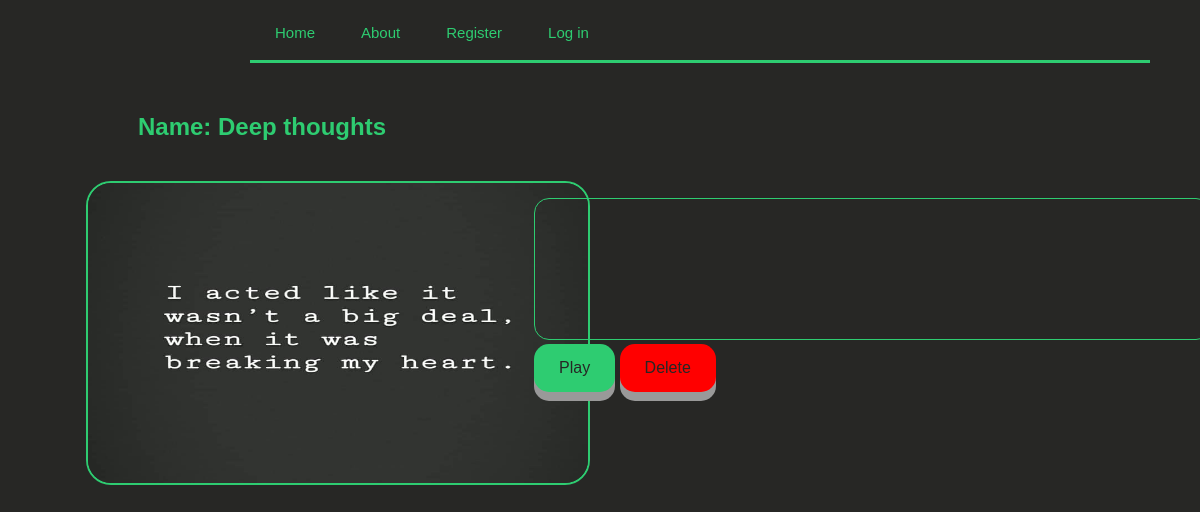
The app's page /current_image/44/ with its own data.
### ocr_app/models.py (models this page shows, shortened)
class Image_m(models.Model):
    name = models.CharField(max_length=100)
    cover = models.ImageField(upload_to='images/')
    current_user = models.ForeignKey(User,default=None)

### ocr_app/views.py (the view)
# urls.py: url(r'^current_image/(?P<id>[0-9]+)/$', views.current_image, name='current_image'),
def current_image(request, id):
    image = Image_m.objects.get(id=id)
    engine = pyttsx3.init()
    text = str(ocr(image.cover)).replace("\n", " ")
    return render(request, 'current_image.html', {'text':text, 'image': image.cover, 'id': id ,'name': image.name})

### ocr_app/views.py (called while the page is built)
def ocr(path):
    image = Image.open(path, mode='r')
    return image_to_string(image)

### ocr_app/templates/current_image.html (shortened to what this page needs)
<!DOCTYPE html>
<head>
  <link rel="stylesheet" href="/static/css/main.css">
  <link rel="stylesheet" href="/static/css/current_img.css">
  <link rel="stylesheet" href="/static/css/navbar.css">
</head>
<body>
  {% include 'nav.html' %}
<div class="row">
  <div class="column">
    <h2 id="name">Name: {{ name }}</h2>
    <img class="img" src="../../media/{{ image }}" alt="Not found">
  </div>
  <div class="column">
      <textarea class= "textarea" name="text" rows="8" cols="80">{{text}}</textarea>
      <div>
        <button class="button" onclick="myFunction()">Play</button>
        <button class="button_delete"><a href="/current_image/delete/{{ id }}">Delete</button>
      </div>
  </div>
</div>
</body>

### ocr_app/static/css/main.css (style rules this page uses)
body { margin: 0; padding: 0; font-family: sans-serif; background: #272725; }
h2 { color: #2ecc71; }

### ocr_app/static/css/current_img.css (style rules this page uses)
.row { display: -webkit-flex; display: flex; }
.column { -webkit-flex: 1; -ms-flex: 1; flex: 1; padding: 10px; }
.button { display: inline-block; padding: 15px 25px; font-size: 16px; cursor: pointer; text-align: center; text-decoration: none; outline: none; color: #272725; background-color: #2ecc71; border: none; border-radius: 15px; box-shadow: 0 9px #999; }
.button_delete { display: inline-block; padding: 15px 25px; font-size: 16px; cursor: pointer; text-align: center; text-decoration: none; outline: none; color: #272725; background-color: red; border: none; border-radius: 15px; box-shadow: 0 9px #999; }
a { text-decoration: none; color: #272725; }
.textarea { margin-top: 125px; border: 1px solid #2ecc71; border-radius: 15px; outline: none; background-color: inherit; resize: vertical; padding: 10px; color: #2ecc71 }
.img { margin-top: 20px; margin-left: 15%; border-radius: 25px; border: 2px solid #2ecc71; width: 500px; height: 300px; }
#name { margin-top: 40px; text-align: center; }

### records on screen
Image_m: name "Deep thoughts", cover (picture)
